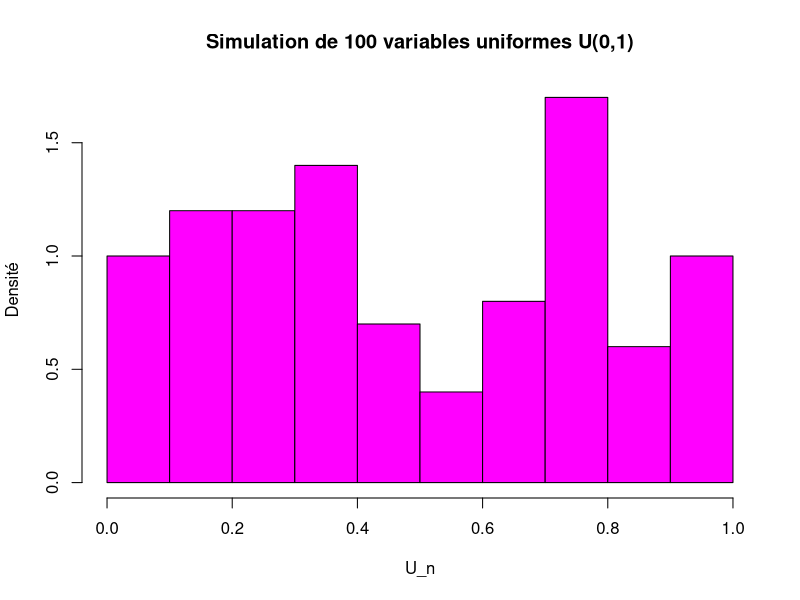

Write the R code that produced this figure.
# TP1 - Variables discrètes

# Exercice 1
# On cherche 
n = 100
U_n = runif(n) # simule n variables uniformes de la loi U(0,1).
U_n
mean(U_n) # moyenne empirique des variables uniformes
var(U_n) # variance empirique des variables uniformes
hist(U_n, col="magenta", main = paste("Simulation de", n, "variables uniformes U(0,1)"), ylab = "Densité" ,probability = TRUE) # histogramme des variables uniformes

# On obtient une répartition empirique des variables.
# Plus n augmente, plus la répartition empirique se rapproche de la répartition théorique, la densité se stabilise.
# Théoriquement, la probabilité que U < 0.5 avec U ~ U(0,1) est de 0.5.

# X = 1 si U < 0.5, 0 sinon.
X_n = (U_n<0.5)
as.numeric(X_n)
sum(X_n)
var(X_n)
# La probabilité que X = 1 est de 0.5
# La loi de X est une loi de Bernoulli de paramètre 0.5
# La variance de X est de 0.5*0.5 = 0.25 et son espérance est de 0.5
# Comme auparavant, plus n augmente, plus la proportion de 1 se rapproche de l'espérance théorique et la variance se stabilise

# On considère une autre variable Y = 1 si U < p, 0 sinon
p = runif(n) # Tirage uniforme de n variables
Y_n = (U_n<p)
as.numeric(Y_n)
mean(Y_n)
var(Y_n)
# On observe que la moyenne de Y est proche de p et que la variance de Y est proche de p*(1-p)
# On peut donc en déduire que Y suit une loi de Bernoulli de paramètre p

# Exercice 2

n = 1000
vol_n = numeric(n) # vecteur de taille n
for (i in 1:n) {
  U_n <- runif(110) # on simule 110 variables uniformes
  X_n <- (U_n<0.93) # on simule 110 variables de Bernoulli (loi de paramètre 0.93)
  n_pass <- sum(X_n) # on compte le nombre de passagers qui sont venus
  vol_n[i] = as.numeric((104 - n_pass) <0) # on retourne 1 s'il y a plus de passagers que de places
}
mean(vol_n) # probabilité que l'avion soit surbooké
# On observe qu'en moyenne, 20% des vols sont surbookés

# La loi de probabilité d'un évenement'k parmi 110 passagers viennet à l'embarquement' est une loi binomiale de paramètre 110 et 0.93.
# Probabilité que le vol est surchargé (au moins 105 passagers sont venus) :

k = 105:110
sum(choose(110,k)*(0.93^k)*(0.07^(110-k))) # somme des probabilités que k passagers viennent à l'embarquement
sum(dbinom(k,110,0.93)) # fonction de densité de la loi binomiale
pbinom(104,110,0.93, lower.tail = FALSE) 


floor(6*runif(1)) + 1

